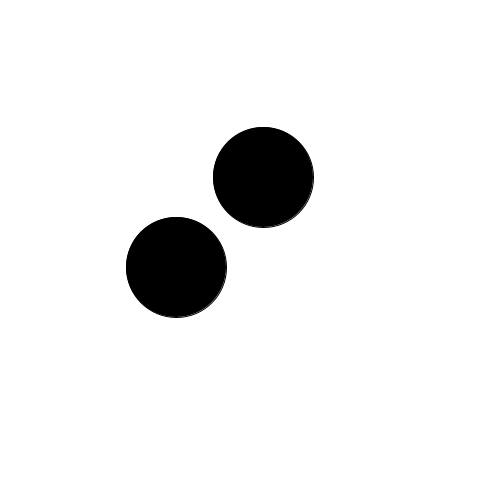
Frame 1 (no input)
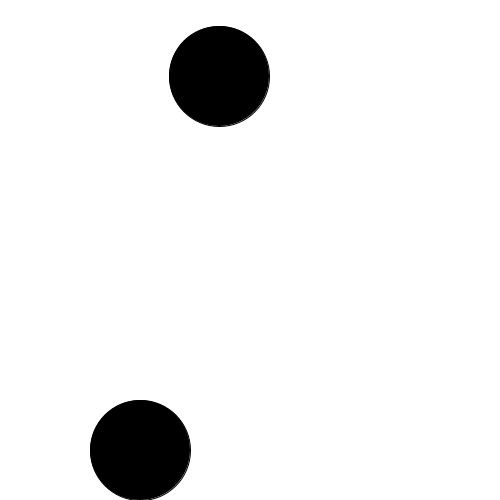
Frame 60 (the mouse pressed at the canvas centre just before this capture)
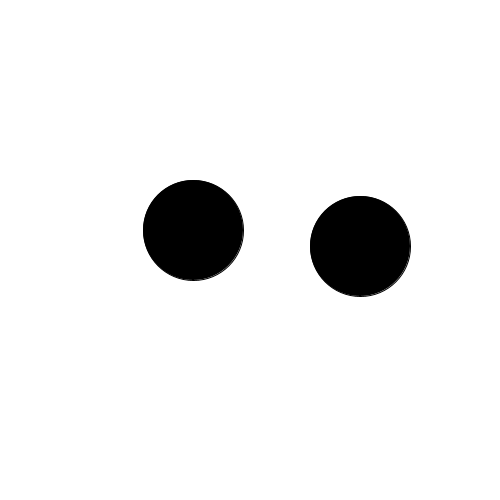
Frame 120 (the mouse held since frame 60 and released just before this capture)

The Processing sketch that drew these frames (run headless with seeded random() and noise(); from frame 60 on, the mouse is pressed at the canvas centre):

// Processing sketch: TouchingBouncingBalls
// ── TouchingBouncingBalls.pde
Ball ball1;
Ball ball2;

void setup() {
  size(500, 500);
  background(255);
  
  ball1 = new Ball(50, width / 3, height / 2, 10, 17);
  ball2 = new Ball(50, width / 2, height / 3, 13, 11);
}

void draw() {
  background(255);
  
  ball1.move();
  ball2.move();
  
  if (ball1.isTouching(ball2))
    background(#FF0000);
  
  ball1.display();
  ball2.display();
}
// ── Ball.pde
class Ball {
  float radius;
  float x;
  float y;
  float vx;
  float vy;
  
  Ball(float radius, float x, float y, float vx, float vy) {
    this.radius = radius;
    this.x = x;
    this.y = y;
    this.vx = vx;
    this.vy = vy;
  }
  
  boolean isTouching(Ball that) {
    return dist(x, y, that.x, that.y) <= radius + that.radius;
  }
  
  void move() {
    x += vx;
    y += vy;
    bounce();
  }
  
  void bounce() {
    if (x + radius > width) {
      x = width - radius;
      vx = -vx;
    } else if(x - radius < 0) {
      x = radius;
      vx = -vx;
    }
    if (y + radius > height) {
      y = height - radius;
      vy = -vy;
    } else if(y - radius < 0) {
      y = radius;
      vy = -vy;
    }
  }
  
  void display() {
    fill(0);
    ellipse(x, y, 2 * radius, 2 * radius);
  }
}
